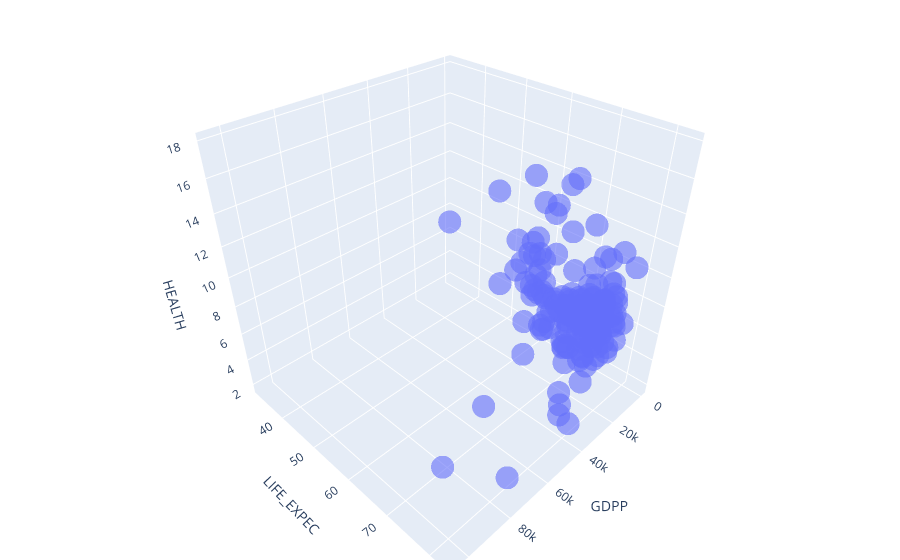

The notebook cell this image was saved under:
### Code cell
configure_plotly_collab()
df_fed = df.groupby('COUNTRY')['LIFE_EXPEC', 'HEALTH', 'GDPP'].sum().reset_index()
fig = px.scatter_3d(df_fed, x='GDPP', y='LIFE_EXPEC', z='HEALTH', opacity=0.6, hover_data=['COUNTRY'])
fig.update_layout(margin=dict(l=0, r=0, b=0, t=0))
fig.show()

### Figure 1 — Plotly figure (JSON) as saved in the notebook; plotly's stock layout.template omitted (floating-point values rounded to 4 significant figures; data arrays with more than 128 entries replaced by an {"elided": "..."} marker saying what was removed)
{"data": [{"customdata": {"elided": "167x1 str values"}, "hovertemplate": "GDPP=%{x}<br>LIFE_EXPEC=%{y}<br>HEALTH=%{z}<br>COUNTRY=%{customdata[0]}<extra></extra>", "legendgroup": "", "marker": {"color": "#636efa", "opacity": 0.6, "symbol": "circle"}, "mode": "markers", "name": "", "scene": "scene", "showlegend": false, "x": {"elided": "167 int values"}, "y": {"elided": "167 float values"}, "z": {"elided": "167 float values"}, "type": "scatter3d"}], "layout": {"scene": {"domain": {"x": [0, 1], "y": [0, 1]}, "xaxis": {"title": {"text": "GDPP"}}, "yaxis": {"title": {"text": "LIFE_EXPEC"}}, "zaxis": {"title": {"text": "HEALTH"}}}, "legend": {"tracegroupgap": 0}, "margin": {"t": 0, "l": 0, "r": 0, "b": 0}}}
